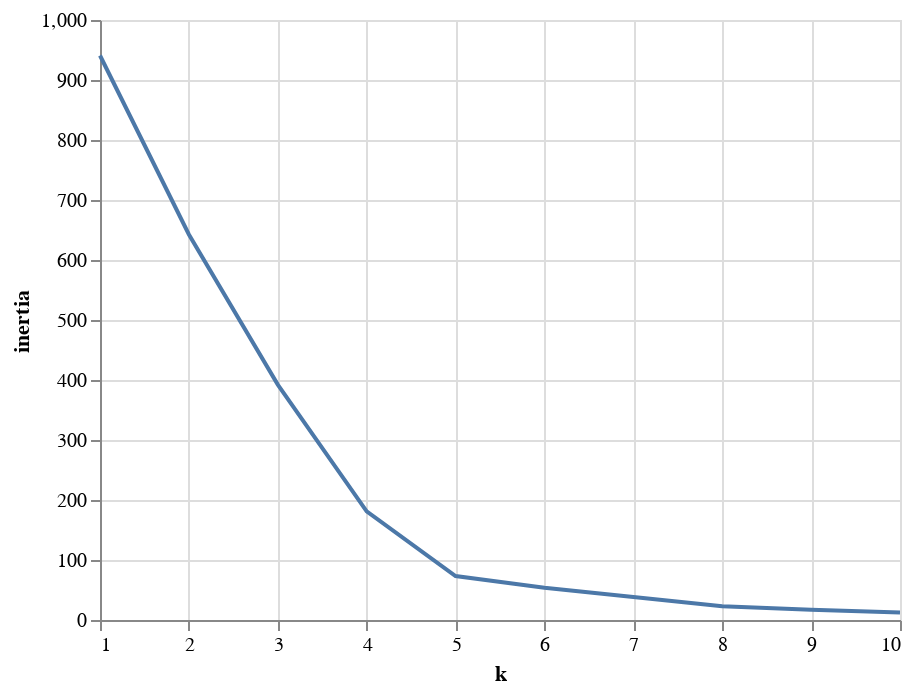

Notebook source saved alongside this figure:
### Markdown cell above
### Clustering Crytocurrencies Using K-Means

#### Find the Best Value for `k` Using the Elbow Curve

### Code cell
inertia = []
k = list(range(1, 11))

# Calculate the inertia for the range of k values
for i in k:
    km = KMeans(n_clusters=i, random_state=0)
    km.fit(pcs_df)
    inertia.append(km.inertia_)

# Define a DataFrame to plot the Elbow Curve using hvPlot
elbow_data = {"k": k, "inertia": inertia}
df_elbow = pd.DataFrame(elbow_data)

# Create the Elbow Curve using hvPlot
alt.Chart(df_elbow).mark_line().encode(
    x='k',
    y='inertia',
)

### Figure 1 — Vega-Lite specification as saved in the notebook (floating-point values rounded to 4 significant figures)
{"config": {"view": {"continuousWidth": 400, "continuousHeight": 300}}, "data": {"name": "data-426a090fa3f1b7635b8973bae397cfbd"}, "mark": "line", "encoding": {"x": {"type": "quantitative", "field": "k"}, "y": {"type": "quantitative", "field": "inertia"}}, "$schema": "https://vega.github.io/schema/vega-lite/v4.8.1.json", "datasets": {"data-426a090fa3f1b7635b8973bae397cfbd": [{"k": 1, "inertia": 940.9}, {"k": 2, "inertia": 642.5}, {"k": 3, "inertia": 392.4}, {"k": 4, "inertia": 181.2}, {"k": 5, "inertia": 73.21}, {"k": 6, "inertia": 53.8}, {"k": 7, "inertia": 38.37}, {"k": 8, "inertia": 22.8}, {"k": 9, "inertia": 17.25}, {"k": 10, "inertia": 12.32}]}}
